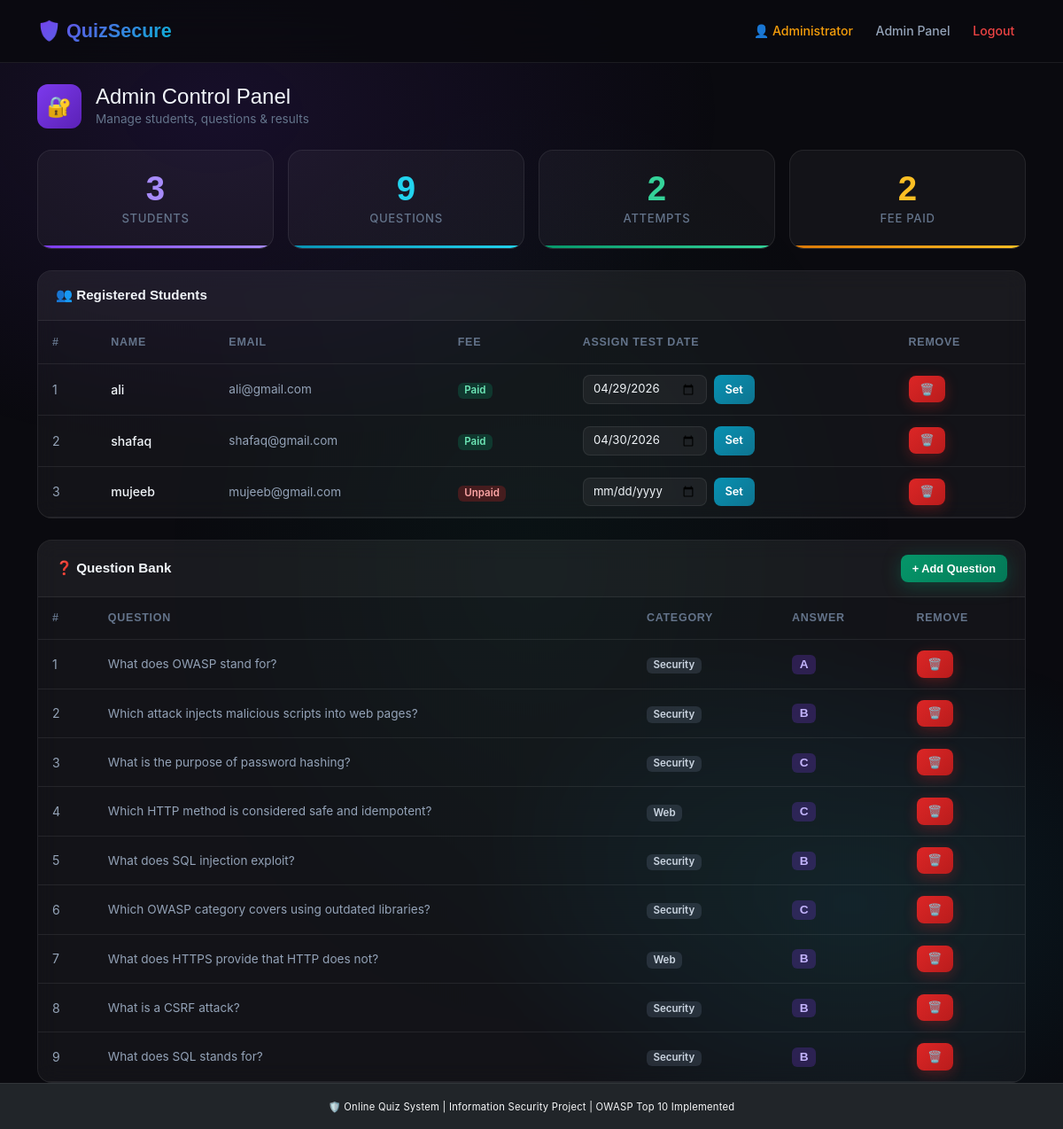
The app's page /admin (signed in) with its own data.
### app.py (models this page shows)
class User(db.Model):
    id = db.Column(db.Integer, primary_key=True)
    name = db.Column(db.String(100), nullable=False)
    email = db.Column(db.String(120), unique=True, nullable=False)
    password = db.Column(db.String(200), nullable=False)  # Hashed
    role = db.Column(db.String(10), default='student')    # 'student' or 'admin'
    fee_paid = db.Column(db.Boolean, default=False)
    test_date = db.Column(db.String(50), nullable=True)
    created_at = db.Column(db.DateTime, default=datetime.utcnow)
    results = db.relationship('Result', backref='user', lazy=True)

class Question(db.Model):
    id = db.Column(db.Integer, primary_key=True)
    question_text = db.Column(db.Text, nullable=False)
    option_a = db.Column(db.String(200), nullable=False)
    option_b = db.Column(db.String(200), nullable=False)
    option_c = db.Column(db.String(200), nullable=False)
    option_d = db.Column(db.String(200), nullable=False)
    correct_answer = db.Column(db.String(1), nullable=False)  # A, B, C, or D
    category = db.Column(db.String(100), default='General')

### app.py (the view)
@app.route('/admin')
@admin_required
def admin_dashboard():
    users   = User.query.filter_by(role='student').all()
    questions = Question.query.all()
    results = Result.query.all()
    return render_template('admin_dashboard.html',
                            users=users, questions=questions, results=results)

### app.py (called while the page is built)
def admin_required(f):
    from functools import wraps
    @wraps(f)
    def decorated(*args, **kwargs):
        if 'user_id' not in session:
            flash('Please login first!', 'warning')
            return redirect(url_for('login'))
        if session.get('role') != 'admin':
            flash('Access Denied! Admin only area.', 'danger')
            return redirect(url_for('dashboard'))
        return f(*args, **kwargs)
    return decorated

### templates/admin_dashboard.html (shortened to what this page needs)
{% extends "base.html" %}
{% block content %}
<div class="d-flex align-items-center mb-4 gap-3">
  <div style="width:50px;height:50px;background:linear-gradient(135deg,#7c3aed,#5b21b6);border-radius:12px;display:flex;align-items:center;justify-content:center;font-size:1.4rem;flex-shrink:0;">🔐</div>
  <div>
    <h4 style="margin:0;font-family:'Space Grotesk',sans-serif;">Admin Control Panel</h4>
    <p style="margin:0;color:#64748b;font-size:0.85rem;">Manage students, questions & results</p>
  </div>
</div>
<div class="row g-3 mb-4">
  <div class="col-6 col-md-3">
    <div class="stat-card purple">
      <div class="stat-num">{{ users|length }}</div>
      <div class="stat-label">Students</div>
    </div>
  </div>
  <div class="col-6 col-md-3">
    <div class="stat-card cyan">
      <div class="stat-num">{{ questions|length }}</div>
      <div class="stat-label">Questions</div>
    </div>
  </div>
  <div class="col-6 col-md-3">
    <div class="stat-card green">
      <div class="stat-num">{{ results|length }}</div>
      <div class="stat-label">Attempts</div>
    </div>
  </div>
  <div class="col-6 col-md-3">
    <div class="stat-card gold">
      <div class="stat-num">{{ users|selectattr('fee_paid')|list|length }}</div>
      <div class="stat-label">Fee Paid</div>
    </div>
  </div>
</div>
<div class="card mb-4">
  <div class="card-header" style="background:rgba(255,255,255,0.03) !important; display:flex; justify-content:space-between; align-items:center;">
    <span>👥 Registered Students</span>
  </div>
  <div class="card-body p-0" style="padding:0 !important;">
    <table class="table mb-0">
      <thead>
        <tr><th>#</th><th>Name</th><th>Email</th><th>Fee</th><th>Assign Test Date</th><th>Remove</th></tr>
      </thead>
      <tbody>
        {% for u in users %}
        <tr>
          <td>{{ loop.index }}</td>
          <td style="font-weight:500; color:#f1f5f9;">{{ u.name }}</td>
          <td style="color:#94a3b8; font-size:0.85rem;">{{ u.email }}</td>
          <td>{% if u.fee_paid %}<span class="badge bg-success">Paid</span>{% else %}<span class="badge bg-danger">Unpaid</span>{% endif %}</td>
          <td>
            <form method="POST" action="{{ url_for('assign_date', uid=u.id) }}" class="d-flex gap-2">
              <input type="date" name="test_date" class="form-control form-control-sm" value="{{ u.test_date or '' }}" style="width:140px;">
              <button class="btn btn-sm btn-info">Set</button>
            </form>
          </td>
          <td>
            <a href="{{ url_for('delete_user', uid=u.id) }}" class="btn btn-sm btn-danger" onclick="return confirm('Delete {{ u.name }}?')">🗑️</a>
          </td>
        </tr>
        {% else %}
        <tr><td colspan="6" class="text-center py-4" style="color:#64748b;">No students registered yet.</td></tr>
        {% endfor %}
      </tbody>
    </table>
  </div>
</div>
<div class="card">
  <div class="card-header" style="background:rgba(255,255,255,0.03) !important; display:flex; justify-content:space-between; align-items:center;">
    <span>❓ Question Bank</span>
    <a href="{{ url_for('add_question') }}" class="btn btn-sm btn-success">+ Add Question</a>
  </div>
  <div class="card-body p-0" style="padding:0 !important;">
    <table class="table mb-0">
      <thead>
        <tr><th>#</th><th>Question</th><th>Category</th><th>Answer</th><th>Remove</th></tr>
      </thead>
      <tbody>
        {% for q in questions %}
        <tr>
          <td>{{ loop.index }}</td>
          <td style="color:#94a3b8; font-size:0.85rem;">{{ q.question_text[:65] }}{% if q.question_text|length > 65 %}…{% endif %}</td>
          <td><span class="badge bg-secondary">{{ q.category }}</span></td>
          <td><span class="badge bg-primary" style="font-family:'Space Grotesk',sans-serif; font-size:0.85rem;">{{ q.correct_answer }}</span></td>
          <td>
            <a href="{{ url_for('delete_question', qid=q.id) }}" class="btn btn-sm btn-danger" onclick="return confirm('Delete this question?')">🗑️</a>
          </td>
        </tr>
        {% else %}
        <tr><td colspan="5" class="text-center py-4" style="color:#64748b;">No questions added yet.</td></tr>
        {% endfor %}
      </tbody>
    </table>
  </div>
</div>
{% endblock %}

### templates/base.html (style rules this page uses)
body { display: flex; flex-direction: column; min-height: 100vh; margin: 0; }

### records on screen
User: name "ali", email "ali@gmail.com", fee_paid "Paid", test_date "04/29/2026"
User: name "shafaq", email "shafaq@gmail.com", fee_paid "Paid", test_date "04/30/2026"
User: name "mujeeb", email "mujeeb@gmail.com", fee_paid "Unpaid"
Question: question_text "What does OWASP stand for?", category "Security", correct_answer "A"
Question: question_text "Which attack injects malicious scripts into web pages?", category "Security", correct_answer "B"
Question: question_text "What is the purpose of password hashing?", category "Security", correct_answer "C"
Question: question_text "Which HTTP method is considered safe and idempotent?", category "Web", correct_answer "C"
Question: question_text "What does SQL injection exploit?", category "Security", correct_answer "B"
Question: question_text "Which OWASP category covers using outdated libraries?", category "Security", correct_answer "C"
Question: question_text "What does HTTPS provide that HTTP does not?", category "Web", correct_answer "B"
Question: question_text "What is a CSRF attack?", category "Security", correct_answer "B"
Question: question_text "What does SQL stands for?", category "Security", correct_answer "B"

### other values on screen
{{ session.get('user_name') }} "Administrator"
{{ users|length }} "3"
{{ questions|length }} "9"
{{ results|length }} "2"
{{ users|selectattr('fee_paid')|list|length }} "2"
